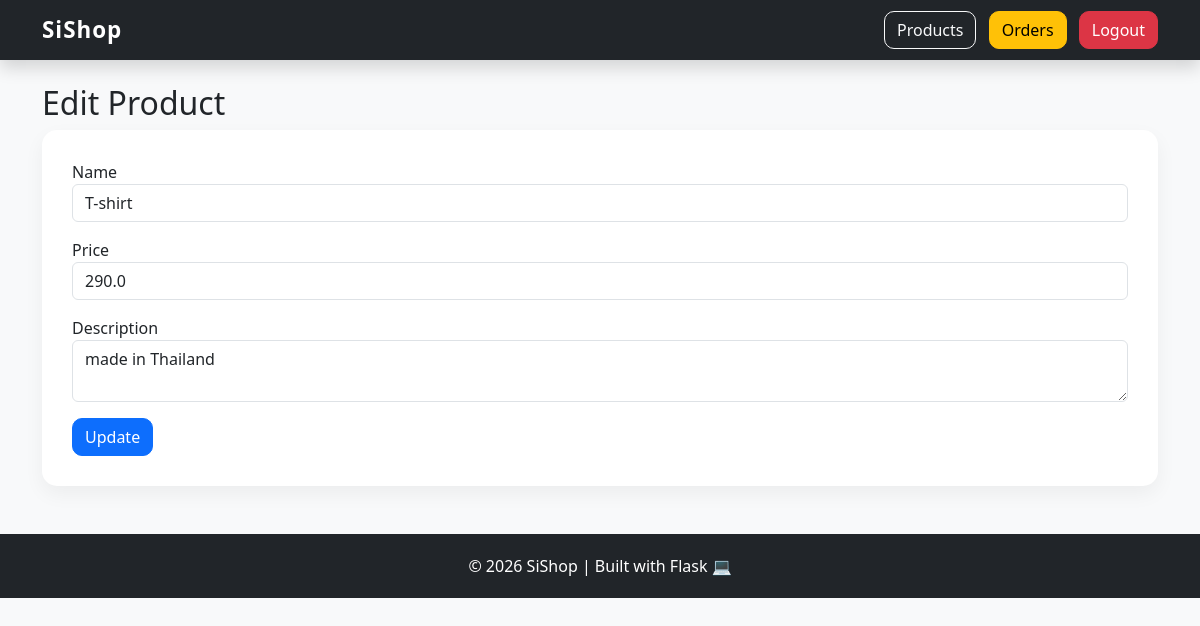
Page /edit_product/1 (signed in) on the committed database.
### app.py (models this page shows)
class Product(db.Model):
    id = db.Column(db.Integer, primary_key=True)
    name = db.Column(db.String(200))
    price = db.Column(db.Float)
    description = db.Column(db.Text)
    image = db.Column(db.String(300))  # เพิ่ม field รูป

### app.py (the view, shortened to what this page needs)
@app.route("/edit_product/<int:id>", methods=["GET", "POST"])
@login_required
def edit_product(id):
    product = Product.query.get_or_404(id)
    return render_template("edit_product.html", product=product)

### app.py (called while the page is built)
@login_manager.user_loader
def load_user(user_id):
    return User.query.get(int(user_id))

### templates/edit_product.html
{% extends "base.html" %}
{% block content %}
<h2>Edit Product</h2>
<form method="POST">
  <div class="mb-3">
    <label>Name</label>
    <input type="text" name="name" value="{{ product.name }}" class="form-control" required>
  </div>
  <div class="mb-3">
    <label>Price</label>
    <input type="number" step="0.01" name="price" value="{{ product.price }}" class="form-control" required>
  </div>
  <div class="mb-3">
    <label>Description</label>
    <textarea name="description" class="form-control" required>{{ product.description }}</textarea>
  </div>
  <button class="btn btn-primary">Update</button>
</form>
{% endblock %}

### static/style.css (style rules this page uses)
body { background-color: #f8f9fa; font-family: 'Segoe UI', Tahoma, Geneva, Verdana, sans-serif; }
.btn { border-radius: 10px; transition: 0.2s ease-in-out; }
form { background-color: white; padding: 30px; border-radius: 15px; box-shadow: 0 8px 20px rgba(0, 0, 0, 0.05); }
form label { font-weight: 500; }

### rows in the picture
Product: name "T-shirt", price "290.0", description "made in Thailand"
